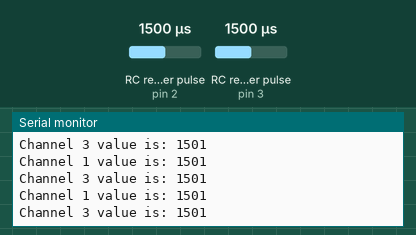
This sketch was run on a simulated Arduino Uno, built with avr-gcc and run on an emulated ATmega328P. On the bench: the last lines printed to the serial monitor. Wiring (inferred from the names in the program): 2 × RC receiver channel: data pin 2 / data pin 3. The inputs (shaded band) are chosen by the test bench; at power-on: RC receiver pulse (sensors on pin 2, pin 3) 1500 µs.

Above: at 1.2 s.
1.3 s: RC receiver pulse (sensor on pin 2) set to 1020 µs
At 2.1 s:
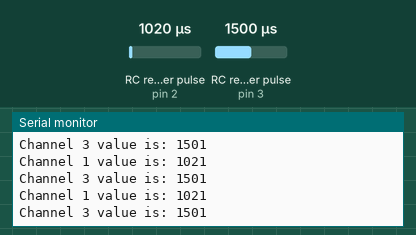
2.8 s: RC receiver pulse (sensor on pin 3) set to 1020 µs
At 3.9 s:
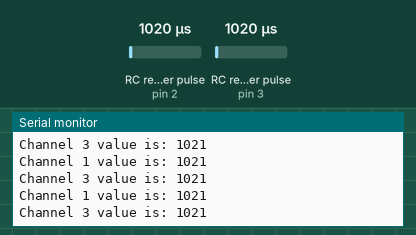
4.3 s: RC receiver pulse (sensor on pin 2) set to 1250 µs
At 5.3 s:
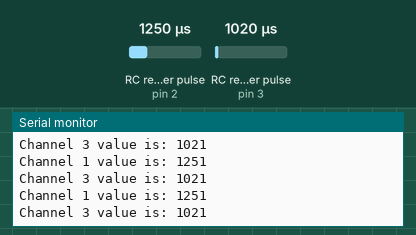
5.8 s: RC receiver pulse (sensor on pin 3) set to 1250 µs
At 6.4 s:
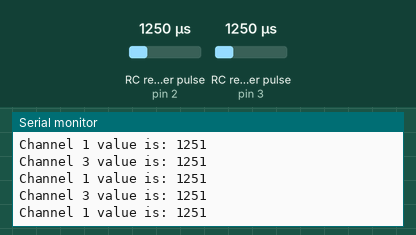
Timing chart, 0 to 8.3 s (numbered marks = the images above; inputs shaded):
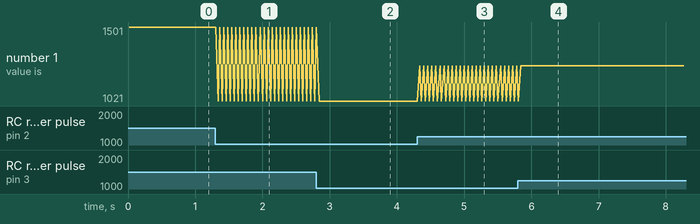

The sketch:

readPWMSignalReceiver_bad.ino
```cpp
byte CH1_PIN = 2;
byte CH3_PIN = 3;
int ch1_value;
int ch3_value;

void setup() {
  pinMode(CH1_PIN, INPUT);
  pinMode(CH3_PIN, INPUT);

  Serial.begin(115200);
}

void loop() {
  // get values
  ch1_value = pulseIn(CH1_PIN, HIGH);   // channel 1: servo
  Serial.print("Channel 1 value is: ");
  Serial.println(ch1_value);
  delay(20);

  ch3_value = pulseIn(CH3_PIN, HIGH);   // channel 3: motor
  Serial.print("Channel 3 value is: ");
  Serial.println(ch3_value);
  delay(20);
}
```

Measured:
- after the input at 1.3 s, the serial monitor: prints a new line at once (image 1)
- after the input at 2.8 s, the serial monitor: prints a new line after 0.06 s (image 2)
- after the input at 4.3 s, the serial monitor: prints a new line at once (image 3)
- after the input at 5.8 s, the serial monitor: prints a new line after 0.06 s (image 4)
- plotted number 1: 1501 → 1021 after the input at 1.3 s, 1021 → 1251 after the input at 4.3 s
